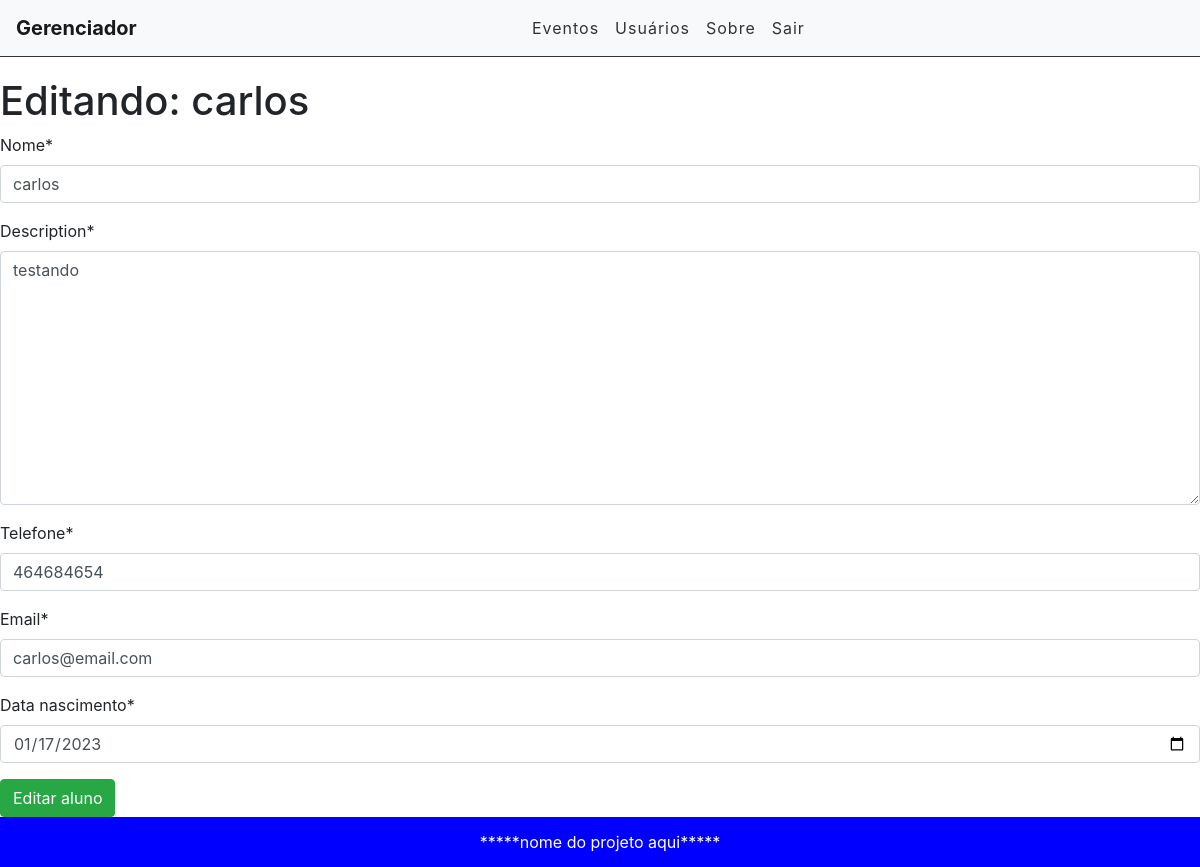
/edit/5 (signed in), run on the app's committed database.
### main/models.py (models this page shows, shortened)
class Aluno(models.Model):
    STATUS = (
        ('ativo','Ativo'),
        ('inativo', 'Inativo'),
    )
    nome = models.CharField(max_length=255)
    telefone = models.IntegerField()
    email = models.EmailField()
    data_nascimento = models.DateField(null=True)
    description = models.TextField()
    status = models.CharField(max_length=8, choices=STATUS)
    created_at = models.DateTimeField(auto_now_add=True) #boas praticas
    updated_at = models.DateTimeField(auto_now=True) #boas praticas
    user = models.ForeignKey(get_user_model(), on_delete=models.CASCADE)

### main/views.py (the view)
# urls.py: path('edit/<int:id>', views.editAluno, name="edit-aluno"),
@login_required
def editAluno(request, id):
    aluno = get_object_or_404(Aluno, pk=id)
    form = AlunoForm(instance=aluno)
    if(request.method == 'POST'):
        form = AlunoForm(request.POST, instance=aluno)
        if(form.is_valid()):
            aluno.save()
            return redirect('/')
        else:
            return render(request, 'main/edit_aluno.html', {'form': form, 'aluno': aluno})
    else:
        return render(request, 'main/edit_aluno.html', {'form': form, 'aluno': aluno})

### main/forms.py
class AlunoForm(forms.ModelForm):
    data_nascimento = forms.DateField(
        widget=forms.TextInput(
            attrs={"type":"date"}
        )
    )
    class Meta:
        model = Aluno
        fields = ('nome', 'description', 'telefone', 'email', 'data_nascimento')

### main/templates/main/edit_aluno.html (shortened to what this page needs)
{% extends 'base.html' %}
{% load crispy_forms_tags %}
{% block content %}
<div class>
    <h1>Editando: {{aluno.nome}}</h1>
    <form method="POST">
        {{ form|crispy }}
        <input type="submit" class="btn btn-success" value="Editar aluno">
    </form>
</div>
{% endblock %}

### data on the page
Aluno: nome "carlos", description "testando", telefone "464684654", email "carlos@email.com", data_nascimento "01/17/2023"
